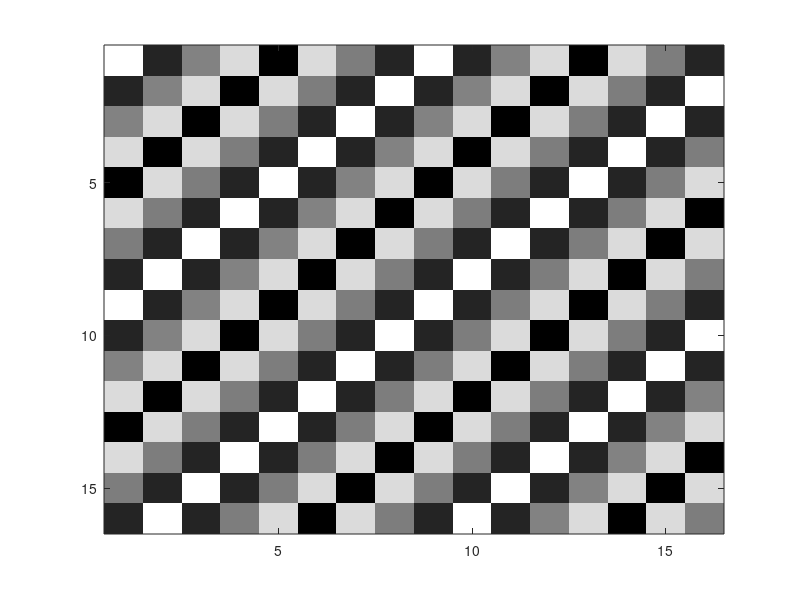

The MATLAB script that drew this image:
N = 16;
I = zeros(N,N);
u = 10;
v = 10;

for i = 1:N
    for j = 1:N
    I(i,j) = sin(2*pi/16*(u*i+v*j));
    
    end
end

colormap(gray);
imagesc(I);
